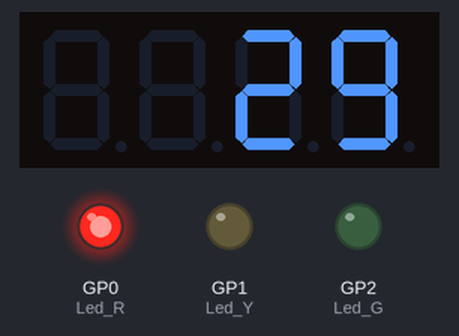
The program below on a simulated Raspberry Pi Pico running MicroPython. On the bench: 4-digit seven-segment display, output pins drawn as LEDs (lit = HIGH). Library files of the repository ran but are not shown: tm1637.py; pins used as bus, display or sensor lines are not drawn.

Above: at 0.1 s.
At 8.1 s:
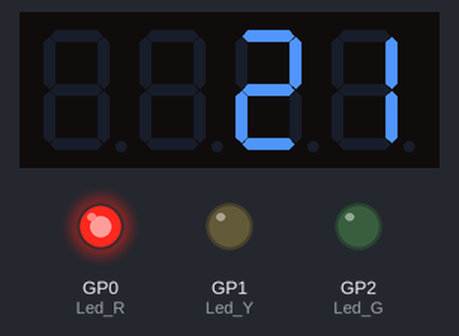
At 16.2 s:
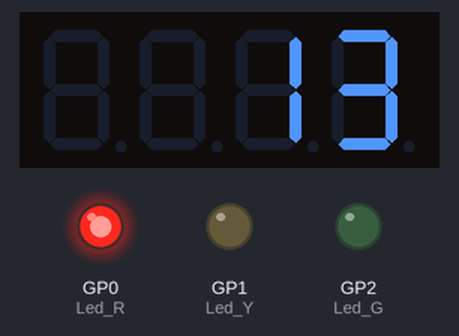
At 30.41 s:
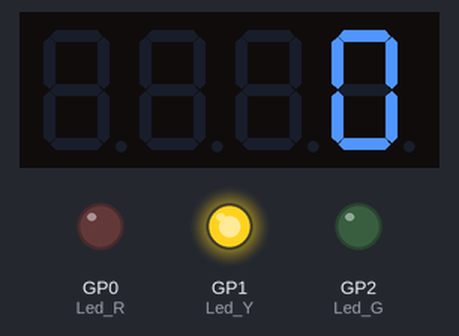
At 31.92 s:
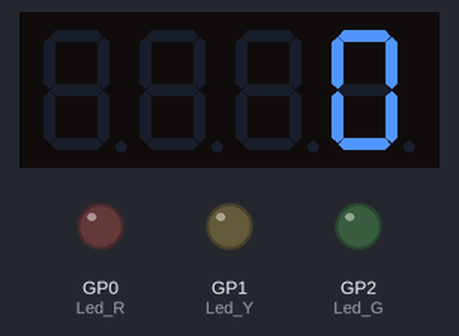
At 33.3 s:
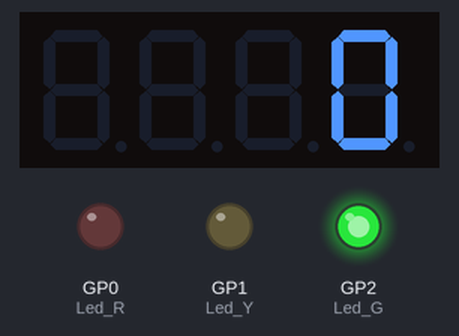
Timing chart, 0 to 34.8 s (numbered marks = the images above):
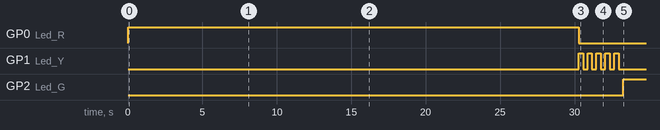

The program:

20._Traffic_Light.py
```python
from machine import Pin
from time import sleep
import tm1637

tm = tm1637.TM1637(clk=Pin(4), dio=Pin(5))
Led_R = Pin(0, Pin.OUT)
Led_Y = Pin(1, Pin.OUT)
Led_G = Pin(2, Pin.OUT)

if __name__ == '__main__':
    while True:
        num = 30
        Led_R.value(1)
        for i in range(30):
            num=num-1
            tm.number(num)
            sleep(1)

        Led_R.value(0)
        for i in range(5):
            Led_Y.value(1)
            sleep(0.3)
            Led_Y.value(0)
            sleep(0.3)

        Led_G.value(1)
        sleep(10)
        Led_G.value(0)
```

Measured:
- by itself, GP0 (Led_R): LOW → HIGH at 0.00 s, → LOW 30.3 s later
- by itself, GP1 (Led_Y): LOW → HIGH at 30.3 s, → LOW 0.30 s later, → HIGH 0.30 s later, → LOW 0.30 s later, … (10 changes in this stretch)
- by itself, GP2 (Led_G): LOW → HIGH at 33.3 s
- what the display in image 1 shows lasts 1.0 s, from 8.1 s to 9.1 s
